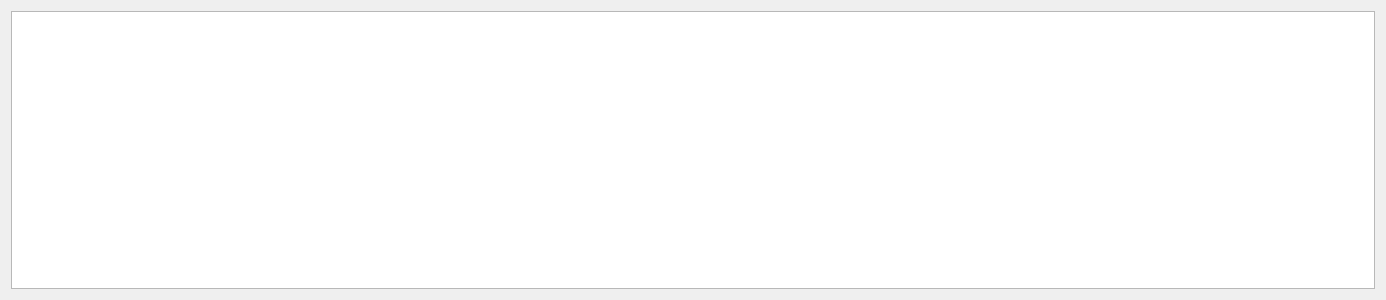
<?xml version="1.0" encoding="UTF-8"?>
<ui version="4.0">
 <class>Logging</class>
 <widget class="QWidget" name="Logging">
  <property name="geometry">
   <rect>
    <x>0</x>
    <y>0</y>
    <width>1386</width>
    <height>300</height>
   </rect>
  </property>
  <property name="windowTitle">
   <string>Stubby Log</string>
  </property>
  <layout class="QHBoxLayout" name="horizontalLayout">
   <item>
    <widget class="QTextEdit" name="textEdit">
     <property name="minimumSize">
      <size>
       <width>1270</width>
       <height>0</height>
      </size>
     </property>
     <property name="font">
      <font>
       <family>Courier</family>
       <pointsize>13</pointsize>
      </font>
     </property>
     <property name="readOnly">
      <bool>true</bool>
     </property>
    </widget>
   </item>
  </layout>
 </widget>
 <resources/>
 <connections/>
</ui>
